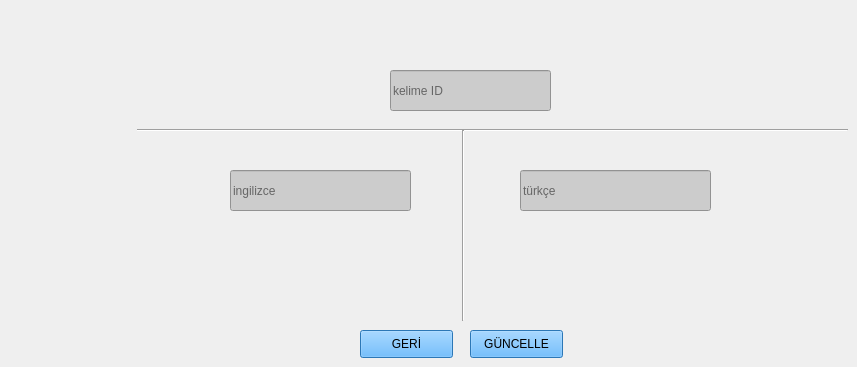
      <widget class="QWidget" name="tab_5">
       <attribute name="title">
        <string>KELİME</string>
       </attribute>
       <widget class="QLineEdit" name="lineEdit_duzene_kelime_id">
        <property name="geometry">
         <rect>
          <x>390</x>
          <y>70</y>
          <width>161</width>
          <height>41</height>
         </rect>
        </property>
        <property name="styleSheet">
         <string notr="true">background-color: #CCCCCC;
</string>
        </property>
        <property name="placeholderText">
         <string>kelime ID</string>
        </property>
       </widget>
       <widget class="QLineEdit" name="lineEdit_2_duzenle_kelime_ingilizce">
        <property name="geometry">
         <rect>
          <x>230</x>
          <y>170</y>
          <width>181</width>
          <height>41</height>
         </rect>
        </property>
        <property name="styleSheet">
         <string notr="true">background-color: #CCCCCC;
</string>
        </property>
        <property name="placeholderText">
         <string>ingilizce</string>
        </property>
       </widget>
       <widget class="QLineEdit" name="lineEdit_duzenle_kelime_turkce">
        <property name="geometry">
         <rect>
          <x>520</x>
          <y>170</y>
          <width>191</width>
          <height>41</height>
         </rect>
        </property>
        <property name="styleSheet">
         <string notr="true">background-color: #CCCCCC;
</string>
        </property>
        <property name="placeholderText">
         <string>türkçe</string>
        </property>
       </widget>
       <widget class="Line" name="line">
        <property name="geometry">
         <rect>
          <x>137</x>
          <y>120</y>
          <width>711</width>
          <height>20</height>
         </rect>
        </property>
        <property name="orientation">
         <enum>Qt::Horizontal</enum>
        </property>
       </widget>
       <widget class="Line" name="line_2">
        <property name="geometry">
         <rect>
          <x>453</x>
          <y>130</y>
          <width>20</width>
          <height>191</height>
         </rect>
        </property>
        <property name="orientation">
         <enum>Qt::Vertical</enum>
        </property>
       </widget>
       <widget class="QPushButton" name="pushButton_duzenle_kelime_guncelle">
        <property name="geometry">
         <rect>
          <x>470</x>
          <y>330</y>
          <width>93</width>
          <height>28</height>
         </rect>
        </property>
        <property name="styleSheet">
         <string notr="true">background-color: #3EA6FF;
</string>
        </property>
        <property name="text">
         <string>GÜNCELLE</string>
        </property>
       </widget>
       <widget class="QPushButton" name="pushButton_duzenle_kelime_geri">
        <property name="geometry">
         <rect>
          <x>360</x>
          <y>330</y>
          <width>93</width>
          <height>28</height>
         </rect>
        </property>
        <property name="styleSheet">
         <string notr="true">background-color: #3EA6FF;
</string>
        </property>
        <property name="text">
         <string>GERİ</string>
        </property>
       </widget>
      </widget>
